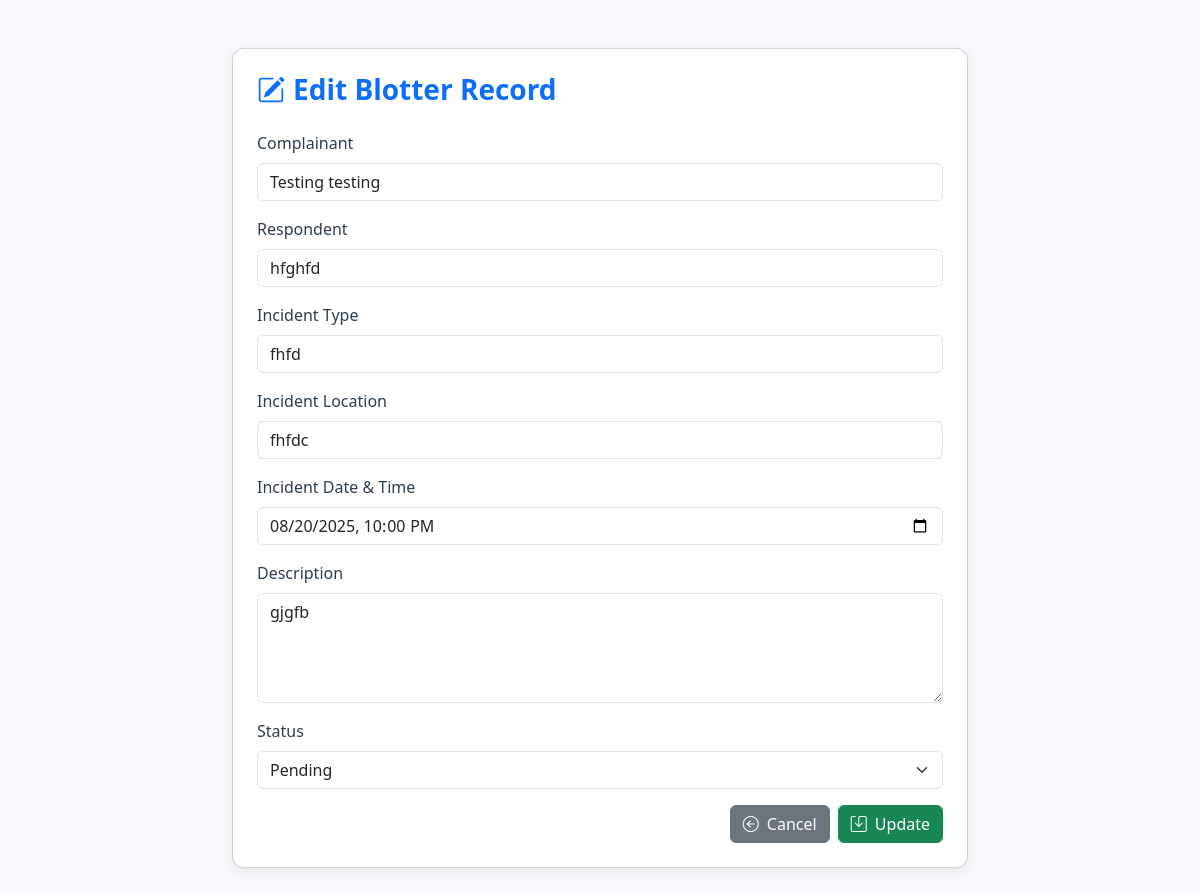
Screenshot of /blotter/edit.php?id=3 with the database file from the repository.
### tables this page shows
CREATE TABLE `blotters` (
  `id` int(11) NOT NULL,
  `complainant` varchar(100) NOT NULL,
  `respondent` varchar(100) DEFAULT NULL,
  `incident_type` varchar(100) DEFAULT NULL,
  `incident_location` text DEFAULT NULL,
  `incident_datetime` datetime DEFAULT NULL,
  `description` text DEFAULT NULL,
  `status` enum('Pending','Settled','Dismissed') DEFAULT 'Pending',
  `schedule_datetime` datetime DEFAULT NULL,
  `created_at` timestamp NOT NULL DEFAULT current_timestamp()
);

### blotter/edit.php (the view, shortened to what this page needs)
<?php
include '../config.php';
$id = $_GET['id'];
$data = $conn->query("SELECT * FROM blotters WHERE id = $id")->fetch_assoc();
?>
<!DOCTYPE html>
<html lang="en">
<head>
    <link rel="stylesheet" href="https://cdn.jsdelivr.net/npm/bootstrap@5.3.0/dist/css/bootstrap.min.css">
    <link rel="stylesheet" href="https://cdn.jsdelivr.net/npm/bootstrap-icons@1.10.5/font/bootstrap-icons.css">
</head>
<body>
<div class="container py-5">
    <div class="row justify-content-center">
        <div class="col-lg-8">
            <div class="card p-4">
                <h3 class="page-title mb-4">
                    <i class="bi bi-pencil-square me-2"></i>Edit Blotter Record
                </h3>
                <form method="POST">
                    <div class="mb-3">
                        <label class="form-label">Complainant</label>
                        <input name="complainant" value="<?= htmlspecialchars($data['complainant']) ?>" class="form-control" required>
                    </div>
                    <div class="mb-3">
                        <label class="form-label">Respondent</label>
                        <input name="respondent" value="<?= htmlspecialchars($data['respondent']) ?>" class="form-control">
                    </div>
                    <div class="mb-3">
                        <label class="form-label">Incident Type</label>
                        <input name="incident_type" value="<?= htmlspecialchars($data['incident_type']) ?>" class="form-control" required>
                    </div>
                    <div class="mb-3">
                        <label class="form-label">Incident Location</label>
                        <input name="incident_location" value="<?= htmlspecialchars($data['incident_location']) ?>" class="form-control" required>
                    </div>
                    <div class="mb-3">
                        <label class="form-label">Incident Date & Time</label>
                        <input type="datetime-local" name="incident_datetime" value="<?= date('Y-m-d\TH:i', strtotime($data['incident_datetime'])) ?>" class="form-control" required>
                    </div>
                    <div class="mb-3">
                        <label class="form-label">Description</label>
                        <textarea name="description" class="form-control" rows="4"><?= htmlspecialchars($data['description']) ?></textarea>
                    </div>
                    <div class="mb-3">
                        <label class="form-label">Status</label>
                        <select name="status" class="form-select">
                            <option <?= $data['status'] == 'Pending' ? 'selected' : '' ?>>Pending</option>
                        </select>
                    </div>
                    <div class="d-flex justify-content-end">
                        <a href="index.php" class="btn btn-secondary me-2">
                            <i class="bi bi-arrow-left-circle me-1"></i> Cancel
                        </a>
                        <button class="btn btn-success">
                            <i class="bi bi-save me-1"></i> Update
                        </button>
                    </div>
                </form>
            </div>
        </div>
    </div>
</div>
</body>
</html>

### blotter/edit.php (style rules this page uses)
body { background-color: #f8f9fc; font-family: 'Segoe UI', sans-serif; }
.card { border-radius: 12px; box-shadow: 0 4px 15px rgba(0,0,0,0.08); }
.form-label { font-weight: 500; color: #2c3e50; }
.page-title { font-weight: 600; color: #0d6efd; }

### rows the page displays
blotters: complainant "Testing testing", respondent "hfghfd", incident_type "fhfd", incident_location "fhfdc", incident_datetime "08/20/2025 22:00", description "gjgfb", status "Pending"
